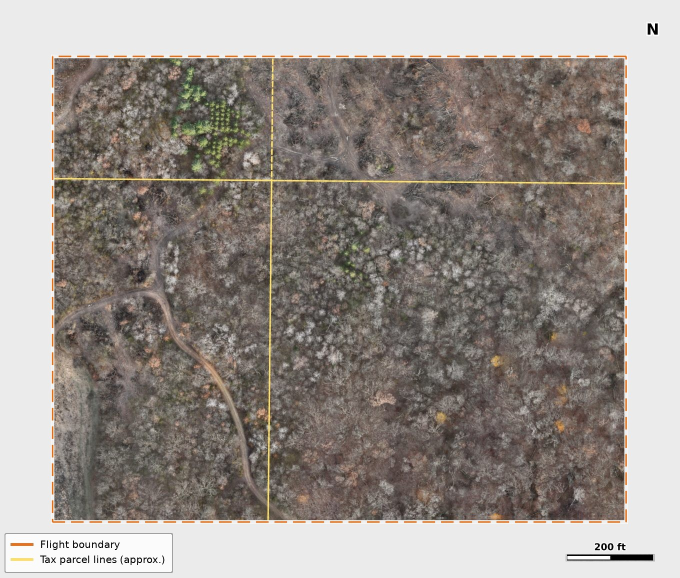
#> input picture hamele/li-img/map_overview.jpg, 1360 x 1155 px, found by its file name (shown at 1/2 size)
$ python square_li.py
#> lines starting #> are read from the running program, lines starting #| are printed output that depends on the picture; after the words box and inside, x2 and y2 are one past the last pixel; in counts of white or black regions, pixels touching at a corner belong together
# Square the seven report maps (li-img) to a straight-edged rectangle of the same area as the
# old slanted flight boundary. Removes the old baked-in boundary line where it falls inside the
# new rectangle, masks outside it, and draws a new dashed line in the same style.
import numpy as np, sys, os
from PIL import Image, ImageDraw
sys.path.insert(0,'/tmp/pk')
D='/home/claude/novags-site/hamele/li-img/'
ORIG='/tmp/pk/li-orig/'
BG=235.0
W,H=1360,1155
LIA=0.33081;LIBX=85.23;LIBY=88.12
RECT_F=(58.8,73.4,3527.0,2888.0)           # frame units x0,y0,x1,y1
X0,Y0=LIA*RECT_F[0]+LIBX,LIA*RECT_F[1]+LIBY
X1,Y1=LIA*RECT_F[2]+LIBX,LIA*RECT_F[3]+LIBY
OLD=[(1256.6,1035.5),(1247.5,122.4),(106.7,102.4),(102.6,1051.6)]  # BR,TR,TL,BL li px
FR={'map_overview':(9,1066,345,1145),'map_water':(9,1005,447,1145),'map_soils':(9,945,174,1145),
'map_zoning':(9,1005,377,1145),'map_build':(9,1036,335,1145),'map_ponds':(9,1036,467,1145),'map_steward':(9,1066,406,1145)}
SS=4
def seg_dist(xx,yy,a,b):
    (x1,y1),(x2,y2)=a,b; dx,dy=x2-x1,y2-y1
    t=np.clip(((xx-x1)*dx+(yy-y1)*dy)/(dx*dx+dy*dy),0,1)
    return np.hypot(xx-(x1+t*dx),yy-(y1+t*dy))
yy,xx=np.mgrid[0:H,0:W].astype(float)
dold=np.min([seg_dist(xx,yy,OLD[i],OLD[(i+1)%4]) for i in range(4)],axis=0)
inside=(xx>=X0-0.5)&(xx<=X1+0.5)&(yy>=Y0-0.5)&(yy<=Y1+0.5)
LINE_HW=5.0  # old line half width incl. white casing and jpeg halo
fillm=(dold<=LINE_HW)&inside
def lerp_line(a,b,t): return a+(b-a)*t
def shift_fill(O):
    # inpaint the old line band: mirror across both band edges and cross-fade, so both seams match
    O=O.copy(); hw=LINE_HW
    BR,TR,TL,BL=OLD
    specs=[('top',TL,TR),('bottom',BL,BR),('left',TL,BL),('right',TR,BR)]
    for name,a,b in specs:
        if name in('top','bottom'):
            m=inside&(seg_dist(xx,yy,a,b)<=hw)
            ys,xs=np.nonzero(m)
            if not len(ys): continue
            t=(xs-a[0])/(b[0]-a[0]); lc=a[1]+(b[1]-a[1])*t
            sgn=1 if name=='top' else -1
            sv=(ys-lc)*sgn                       # +inward
            inn=np.round(lc+sgn*(2*hw-sv)).astype(int); out=np.round(lc-sgn*(2*hw+sv)).astype(int)
            inn=np.clip(inn,0,H-1); out=np.clip(out,0,H-1)
            w=np.clip((sv+hw)/(2*hw),0,1)[:,None]
            O[ys,xs]=O[inn,xs]*w+O[out,xs]*(1-w)
        else:
            m=inside&(seg_dist(xx,yy,a,b)<=hw)
            ys,xs=np.nonzero(m)
            if not len(ys): continue
            t=(ys-a[1])/(b[1]-a[1]); lc=a[0]+(b[0]-a[0])*t
            sgn=1 if name=='left' else -1
            sv=(xs-lc)*sgn
            inn=np.clip(np.round(lc+sgn*(2*hw-sv)).astype(int),0,W-1); out=np.clip(np.round(lc-sgn*(2*hw+sv)).astype(int),0,W-1)
            w=np.clip((sv+hw)/(2*hw),0,1)[:,None]
            O[ys,xs]=O[ys,inn]*w+O[ys,out]*(1-w)
    return O
def rect_mask(x0,y0,x1,y1):
#> called with x0 = 101.7, y0 = 109.4, x1 = 1255, y1 = 1046.5
    im=Image.new('L',(W*SS,H*SS),0);ImageDraw.Draw(im).rectangle([(x0+.5)*SS,(y0+.5)*SS,(x1+.5)*SS,(y1+.5)*SS],fill=255)
#> after `im = Image.new('L', (W * SS, H * SS), 0)`: im: PIL image 5440x4620 L; every value is 0
#> after `ImageDraw.Draw(im).rectangle([(x0 + 0.5) * SS, (y0 + 0.5) * SS, (x1 + `:
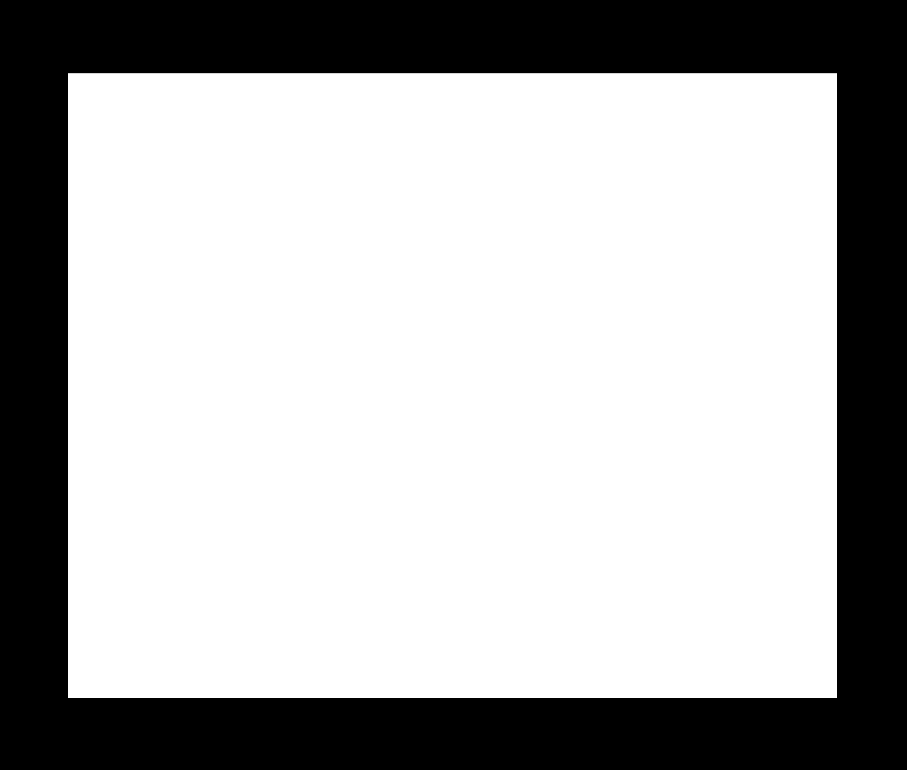
#> im: PIL image 5440x4620 L (shown at 1/6 size); 68.8% white; 1 black region, box (x1, y1, x2, y2) and area: (0, 0, 5440, 4620) 7834914
    return np.asarray(im.resize((W,H),Image.BOX)).astype(float)/255
def rrect(x0,y0,x1,y1,r):
    im=Image.new('L',(W*SS,H*SS),0)
    ImageDraw.Draw(im).rounded_rectangle([x0*SS,y0*SS,(x1+1)*SS-1,(y1+1)*SS-1],radius=r*SS,fill=255)
    return np.asarray(im.resize((W,H),Image.BOX)).astype(float)/255
ORANGE=(232,113,26)
def draw_line(base):
    # white casing ~7.5 px, orange dashes ~3 px, dash 25 / gap 12, drawn supersampled
    im=Image.fromarray(np.clip(base,0,255).astype(np.uint8)).convert('RGBA')
    L=Image.new('RGBA',(W*SS,H*SS),(0,0,0,0)); d=ImageDraw.Draw(L)
    P=[(X1,Y1),(X1,Y0),(X0,Y0),(X0,Y1),(X1,Y1)]
    S=lambda p:((p[0]+.5)*SS,(p[1]+.5)*SS)
    hw=3.75; d.rectangle([(X0+.5-hw)*SS,(Y0+.5-hw)*SS,(X1+.5+hw)*SS,(Y1+.5+hw)*SS],outline=(240,240,240,255),width=int(2*hw*SS))
    dash,gap=25.0,12.0
    for i in range(4):
        (ax,ay),(bx,by)=P[i],P[i+1]; ln=np.hypot(bx-ax,by-ay); t=0.0
        while t<ln:
            e=min(ln,t+dash); u0,u1=t/ln,e/ln
            d.line([S((ax+(bx-ax)*u0,ay+(by-ay)*u0)),S((ax+(bx-ax)*u1,ay+(by-ay)*u1))],fill=ORANGE+(255,),width=int(3.2*SS))
            t+=dash+gap
    L=L.resize((W,H),Image.LANCZOS)
    return np.asarray(Image.alpha_composite(im,L).convert('RGB')).astype(float)
import clipli_shared as C  # soils fix, north arrow + scale bar sources
Mr=rect_mask(X0-3.0,Y0-3.0,X1+3.0,Y1+3.0)[...,None]
for f,(x0,y0,x1,y1) in FR.items():
    O=np.asarray(Image.open(ORIG+f+'.jpg').convert('RGB')).astype(float)
    if f=='map_soils': O=C.soils_fix(O)
    O=shift_fill(O)
#> after the loop in shift_fill, `for name,a,b in specs:`:
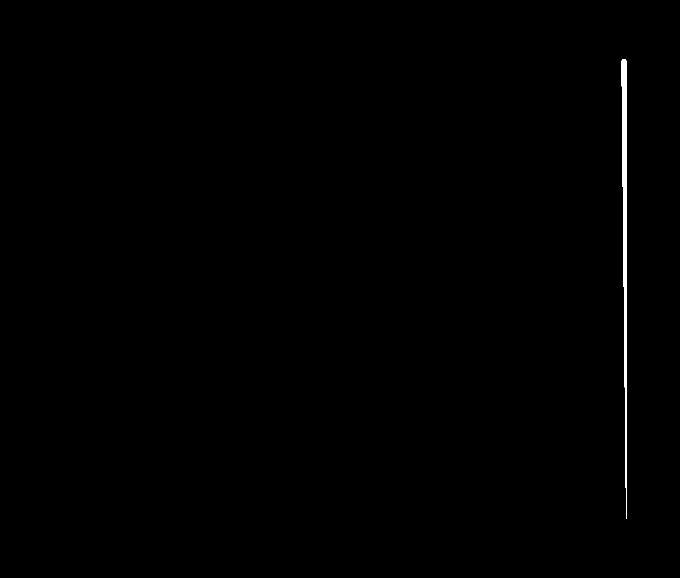
#> m: shape (1155, 1360) bool (shown at 1/2 size); 0.32% white; 1 white region, box (x1, y1, x2, y2) and area: (1243, 118, 1253, 1038) 5017
#> after the loop in shift_fill, `for name,a,b in specs:`:
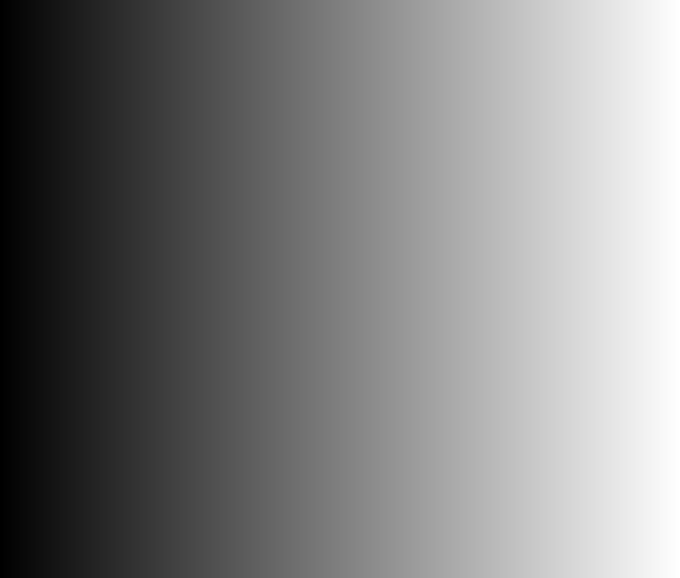
#> xx: shape (1155, 1360) float64 (shown at 1/2 size); min 0, max 1359, mean 679.5; drawn with min black and max white
    out=BG*(1-Mr)+O*Mr
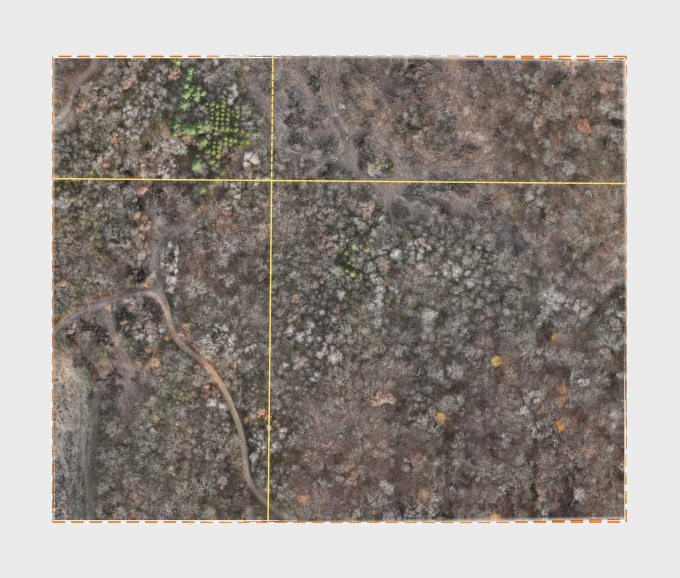
#> out: shape (1155, 1360, 3) float64 (shown at 1/2 size); mean of channels 0, 1, 2 152.9, 146.1, 140.7; drawn as R, G, B
    out=draw_line(out)
#> in draw_line, `L = Image.new('RGBA', (W * SS, H * SS), (0, 0, 0, 0))`: L: PIL image 5440x4620 RGBA; every value is 0
#> in draw_line, `L=L.resize((W,H),Image.LANCZOS)`:
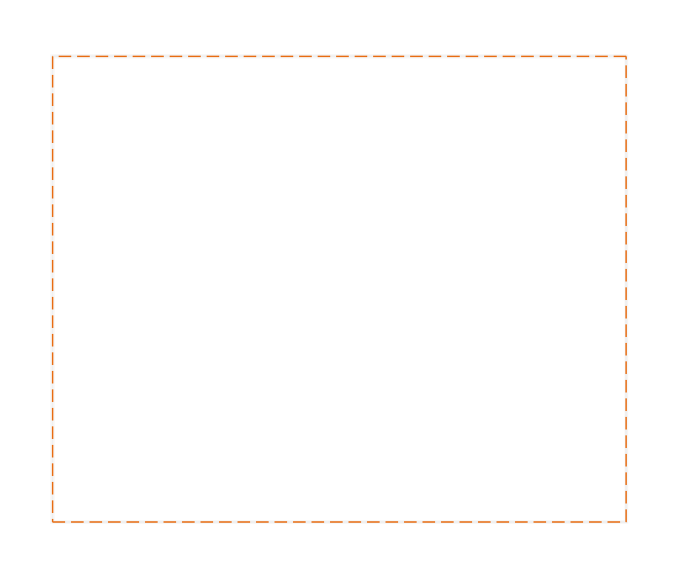
#> L: PIL image 1360x1155 RGBA (shown at 1/2 size); mean R, G, B, A 6.8, 6.1, 5.6, 5.1; transparent parts drawn white
    # legend back on top, whole box (it covered the corner of the line in the original too)
    Ml=rrect(x0,y0,x1,y1,3)[...,None]; Mi=rrect(x0+2,y0+2,x1-2,y1-2,2)[...,None]
#> in rrect, `ImageDraw.Draw(im).rounded_rectangle([x0*SS,y0*SS,(x1+1)*SS-1,(y1+1)*S..`:
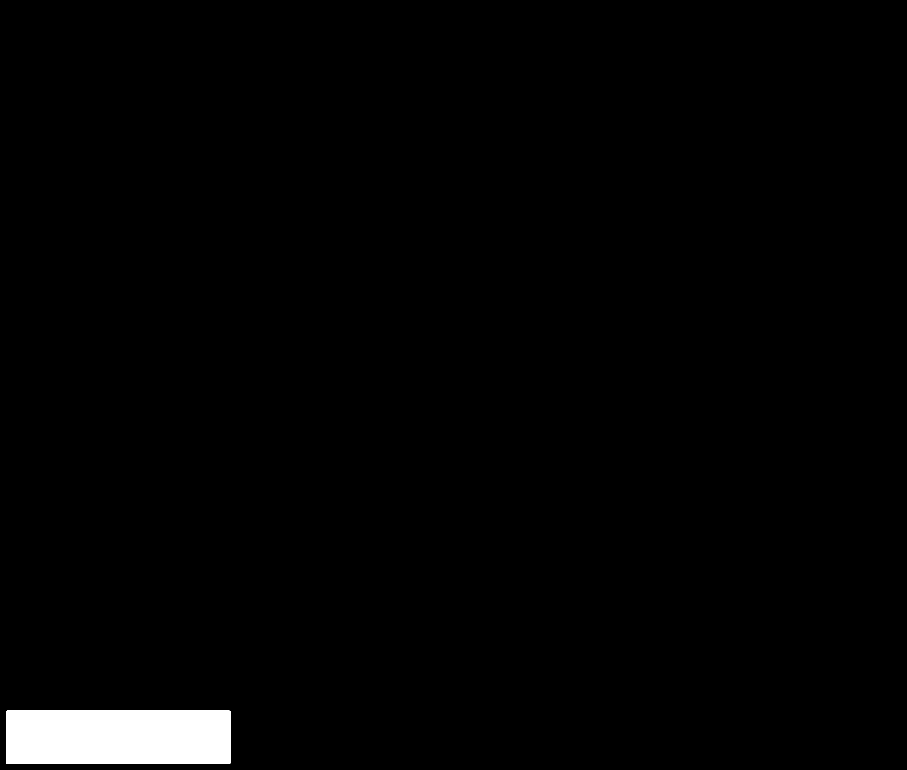
#> im: PIL image 5440x4620 L (shown at 1/6 size); 1.7% white; 1 white region, box (x1, y1, x2, y2) and area: (36, 4264, 1384, 4584) 431224
#> call 2 of rrect, with x0 = 11, y0 = 1068, x1 = 343, y1 = 1143, r = 2
#> in rrect (call 2), `ImageDraw.Draw(im).rounded_rectangle([x0*SS,y0*SS,(x1+1)*SS-1,(y1+1)*S..`:
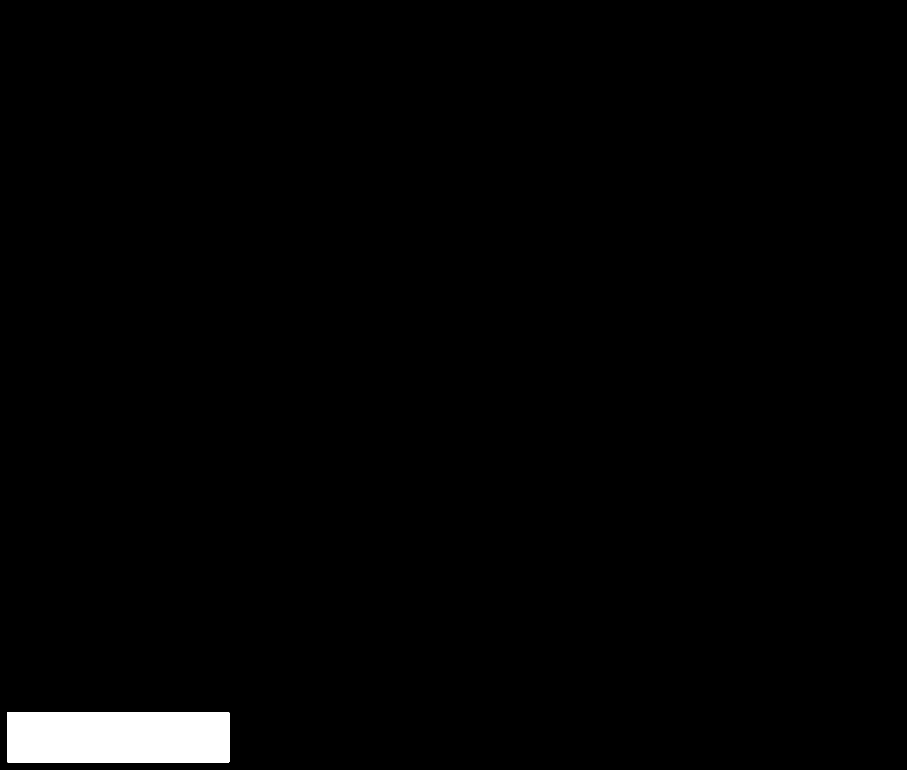
#> im: PIL image 5440x4620 L (shown at 1/6 size); 1.6% white; 1 white region, box (x1, y1, x2, y2) and area: (44, 4272, 1376, 4576) 404860
    lv=np.where((O.min(2,keepdims=True)>=200),251.0,O)
    band=np.clip(Ml-Mi,0,1); lv=lv*(1-band)+160.0*band
    inner=np.asarray(Image.fromarray((Mr[...,0]*255).astype(np.uint8))).astype(float)[...,None]/255
    # inside the rectangle keep the legend exactly as the original drew it; outside use the cleaned copy
    lgd=O*inner+lv*(1-inner)
    out=out*(1-Ml)+lgd*Ml
    if f=='map_build':
        xs=slice(7,339)
        out[1101:1118,xs]=out[1129:1146,xs]
        out[1118:1147,xs]=BG
#> (the run stopped early here; a loop or call above may not have finished)
